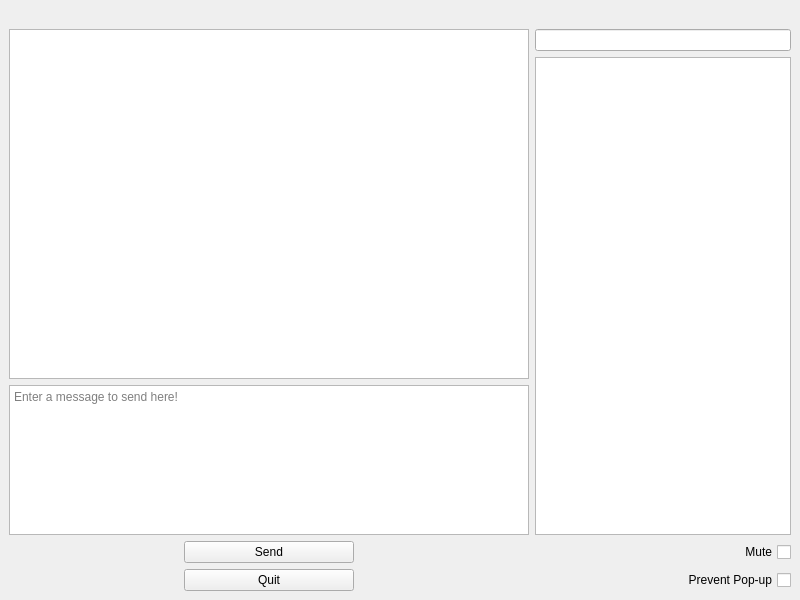
<?xml version="1.0" encoding="UTF-8"?>
<ui version="4.0">
 <class>PXMWindow</class>
 <widget class="QMainWindow" name="PXMWindow">
  <property name="geometry">
   <rect>
    <x>0</x>
    <y>0</y>
    <width>800</width>
    <height>600</height>
   </rect>
  </property>
  <property name="minimumSize">
   <size>
    <width>800</width>
    <height>600</height>
   </size>
  </property>
  <property name="windowTitle">
   <string>PXMessenger</string>
  </property>
  <property name="windowIcon">
   <iconset resource="resources.qrc">
    <normaloff>:/resources/resources/PXM_Icon.ico</normaloff>:/resources/resources/PXM_Icon.ico</iconset>
  </property>
  <widget class="QWidget" name="centralwidget">
   <layout class="QGridLayout" name="gridLayout_2">
    <item row="6" column="2">
     <spacer name="horizontalSpacer_3">
      <property name="orientation">
       <enum>Qt::Horizontal</enum>
      </property>
      <property name="sizeHint" stdset="0">
       <size>
        <width>40</width>
        <height>20</height>
       </size>
      </property>
     </spacer>
    </item>
    <item row="8" column="0">
     <spacer name="horizontalSpacer_2">
      <property name="orientation">
       <enum>Qt::Horizontal</enum>
      </property>
      <property name="sizeHint" stdset="0">
       <size>
        <width>40</width>
        <height>20</height>
       </size>
      </property>
     </spacer>
    </item>
    <item row="8" column="2">
     <spacer name="horizontalSpacer_4">
      <property name="orientation">
       <enum>Qt::Horizontal</enum>
      </property>
      <property name="sizeHint" stdset="0">
       <size>
        <width>40</width>
        <height>20</height>
       </size>
      </property>
     </spacer>
    </item>
    <item row="8" column="1">
     <widget class="QPushButton" name="messQuitButton">
      <property name="text">
       <string>Quit</string>
      </property>
     </widget>
    </item>
    <item row="6" column="1">
     <widget class="QPushButton" name="messSendButton">
      <property name="text">
       <string>Send</string>
      </property>
     </widget>
    </item>
    <item row="2" column="3">
     <widget class="QLineEdit" name="messLineEdit">
      <property name="maximumSize">
       <size>
        <width>300</width>
        <height>16777215</height>
       </size>
      </property>
      <property name="toolTip">
       <string>&lt;html&gt;&lt;head/&gt;&lt;body&gt;&lt;p&gt;Your Username&lt;/p&gt;&lt;/body&gt;&lt;/html&gt;</string>
      </property>
      <property name="readOnly">
       <bool>true</bool>
      </property>
     </widget>
    </item>
    <item row="6" column="0">
     <spacer name="horizontalSpacer">
      <property name="orientation">
       <enum>Qt::Horizontal</enum>
      </property>
      <property name="sizeHint" stdset="0">
       <size>
        <width>40</width>
        <height>20</height>
       </size>
      </property>
     </spacer>
    </item>
    <item row="1" column="0" colspan="4" alignment="Qt::AlignHCenter|Qt::AlignVCenter">
     <widget class="QLabel" name="imageLabel">
      <property name="maximumSize">
       <size>
        <width>16777215</width>
        <height>200</height>
       </size>
      </property>
      <property name="text">
       <string>&lt;html&gt;&lt;head/&gt;&lt;body&gt;&lt;p&gt;&lt;img src=&quot;:/resources/resources/PXMessenger_TightCrop_100px.png&quot;/&gt;&lt;/p&gt;&lt;/body&gt;&lt;/html&gt;</string>
      </property>
     </widget>
    </item>
    <item row="3" column="3" rowspan="3">
     <widget class="QListWidget" name="messListWidget">
      <property name="minimumSize">
       <size>
        <width>200</width>
        <height>0</height>
       </size>
      </property>
      <property name="maximumSize">
       <size>
        <width>300</width>
        <height>16777215</height>
       </size>
      </property>
     </widget>
    </item>
    <item row="6" column="3">
     <widget class="QCheckBox" name="muteCheckBox">
      <property name="layoutDirection">
       <enum>Qt::RightToLeft</enum>
      </property>
      <property name="text">
       <string>Mute</string>
      </property>
     </widget>
    </item>
    <item row="8" column="3">
     <widget class="QCheckBox" name="focusCheckBox">
      <property name="layoutDirection">
       <enum>Qt::RightToLeft</enum>
      </property>
      <property name="text">
       <string>Prevent Pop-up</string>
      </property>
     </widget>
    </item>
    <item row="5" column="0" colspan="3">
     <widget class="PXMTextEdit" name="messTextEdit">
      <property name="sizePolicy">
       <sizepolicy hsizetype="Preferred" vsizetype="Preferred">
        <horstretch>0</horstretch>
        <verstretch>0</verstretch>
       </sizepolicy>
      </property>
      <property name="maximumSize">
       <size>
        <width>16777215</width>
        <height>150</height>
       </size>
      </property>
      <property name="placeholderText">
       <string>Enter a message to send here!</string>
      </property>
     </widget>
    </item>
    <item row="2" column="0" rowspan="3" colspan="3">
     <widget class="PXMTextBrowser" name="messTextBrowser">
      <property name="sizePolicy">
       <sizepolicy hsizetype="Expanding" vsizetype="Expanding">
        <horstretch>1</horstretch>
        <verstretch>2</verstretch>
       </sizepolicy>
      </property>
      <property name="minimumSize">
       <size>
        <width>300</width>
        <height>200</height>
       </size>
      </property>
      <property name="openExternalLinks">
       <bool>true</bool>
      </property>
     </widget>
    </item>
   </layout>
  </widget>
  <widget class="QMenuBar" name="menubar">
   <property name="geometry">
    <rect>
     <x>0</x>
     <y>0</y>
     <width>800</width>
     <height>27</height>
    </rect>
   </property>
  </widget>
 </widget>
 <customwidgets>
  <customwidget>
   <class>PXMTextBrowser</class>
   <extends>QTextBrowser</extends>
   <header>pxmtextbrowser.h</header>
  </customwidget>
  <customwidget>
   <class>PXMTextEdit</class>
   <extends>QTextEdit</extends>
   <header>pxmtextedit.h</header>
  </customwidget>
 </customwidgets>
 <resources>
  <include location="resources.qrc"/>
 </resources>
 <connections/>
</ui>
